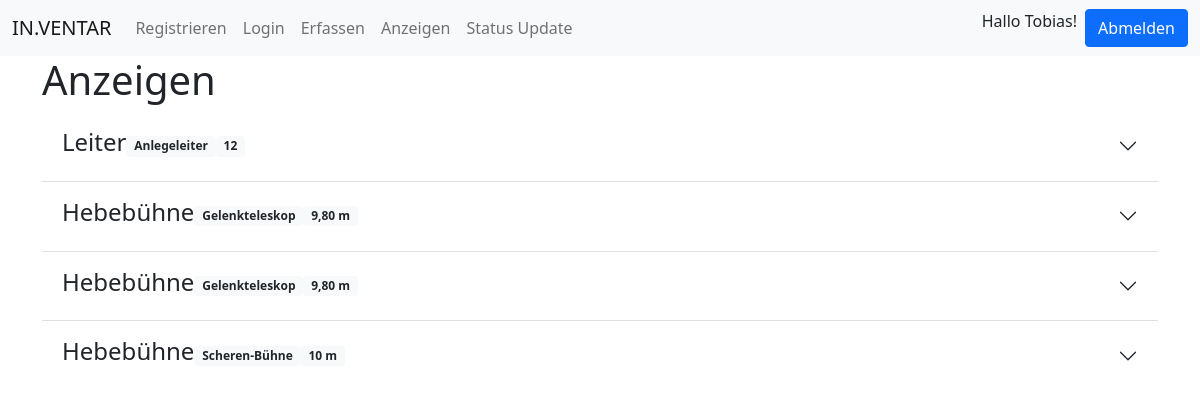
Screenshot of /anzeigen (signed in) with the database file from the repository.
### webtechnologie_app/models.py (models this page shows)
class Mitarbeiter(UserMixin, db.Model):
    id = db.Column(db.Integer, primary_key=True)  # primary keys are required by SQLAlchemy
    name = db.Column(db.String(100), unique=True)
    vorname = db.Column(db.String(100))
    passwort = db.Column(db.String(100))
    previligiert = db.Column(db.Integer())

### tables this page shows
CREATE TABLE inventar (
	id integer PRIMARY KEY AUTOINCREMENT,
	inventar_typ_id integer,
	feld_1 varchar,
	feld_2 varchar,
	feld_3 varchar,
	feld_4 varchar,
    erstellt TIMESTAMP NOT NULL DEFAULT CURRENT_TIMESTAMP
);

CREATE TABLE inventar_typ (
	id integer PRIMARY KEY AUTOINCREMENT,
	bezeichnung varchar,
	feld_1_bez varchar,
	feld_2_bez varchar,
	feld_3_bez varchar,
	feld_4_bez varchar,
	erstellt TIMESTAMP NOT NULL DEFAULT CURRENT_TIMESTAMP
);

CREATE TABLE inventar_status (
	id integer PRIMARY KEY AUTOINCREMENT,
	inventar_id integer,
	standort_halle_id integer,
	standort_feld varchar,
	standort_bemerkung varchar,
	mitarbeiter_id integer,
	erstellt TIMESTAMP NOT NULL DEFAULT CURRENT_TIMESTAMP
);

### webtechnologie_app/routes.py (the view)
@app.route('/anzeigen')
@login_required
def anzeigen():
    conn = get_db_connection()
    inventar = conn.execute('SELECT '
                            'inventar_typ.feld_1_bez, inventar_typ.feld_2_bez,inventar_typ.feld_3_bez, inventar_typ.feld_4_bez, inventar_typ.bezeichnung,'
                            'inventar.feld_1, inventar.feld_2, inventar.feld_3, inventar.feld_4, inventar.id,'
                            'mitarbeiter.vorname, mitarbeiter.name, '
                            'hallen.bezeichnung, '
                            'inventar_status.standort_feld, inventar_status.standort_bemerkung, inventar_status.erstellt AS status_erstellt '
                            'FROM inventar '
                            'LEFT JOIN inventar_typ on inventar.inventar_typ_id = inventar_typ.id '
                            'LEFT JOIN inventar_status on inventar_status.inventar_id = inventar.id '
                            'LEFT JOIN hallen on inventar_status.standort_halle_id = hallen.id '
                            'LEFT JOIN mitarbeiter on inventar_status.mitarbeiter_id = mitarbeiter.id').fetchall()
    conn.close()
    print(current_user.name)
    return render_template('anzeigen.html', inventar=inventar)

### webtechnologie_app/__init__.py (called while the page is built)
@login_manager.user_loader
def load_user(user_id):
    return Mitarbeiter.query.get(int(user_id))

### webtechnologie_app/routes.py (called while the page is built)
def get_db_connection():
    conn = sqlite3.connect('webtechnologie_app/database.db')
    conn.row_factory = sqlite3.Row
    return conn

### webtechnologie_app/templates/anzeigen.html (shortened to what this page needs)
{% extends 'base.html' %}
{% block content %}
    <h1>{% block title %} Anzeigen {% endblock %}</h1>
    <div class="accordion accordion-flush" id="accordionFlushExample">
        {% for objekt in inventar %}
            <div class="accordion-item">
                <h2 class="accordion-header" id="flush-heading{{ objekt['id'] }}">
                    <button class="accordion-button collapsed" type="button" data-bs-toggle="collapse"
                            data-bs-target="#flush-collapse{{ objekt['id'] }}" aria-expanded="false"
                            aria-controls="flush-collapse{{ objekt['id'] }}">
                        <h4>{{ objekt['bezeichnung'] }}</h4>
                        <span class="badge bg-light text-dark">{{ objekt['feld_1'] }}</span>
                        <span class="badge bg-light text-dark">{{ objekt['feld_2'] }}</span>
                    </button>
                </h2>
            </div>
        {% endfor %}
    </div>
{% endblock %}

### webtechnologie_app/templates/base.html (shortened to what this page needs)
<!DOCTYPE HTML PUBLIC "-//W3C//DTD HTML 4.01 Transitional//EN"
        "http://www.w3.org/TR/html4/loose.dtd">
<html>
<head>
    <link href="https://cdn.jsdelivr.net/npm/bootstrap@5.1.3/dist/css/bootstrap.min.css" rel="stylesheet"
>
</head>
<body>
<nav class="navbar navbar-expand-lg navbar-light bg-light">
    <div class="container-fluid">
        <a class="navbar-brand" href="{{ url_for('index') }}">IN.VENTAR</a>
        <div class="collapse navbar-collapse" id="navbarScroll">
            <ul class="navbar-nav me-auto my-2 my-lg-0 navbar-nav-scroll" style="--bs-scroll-height: 100px;">
                <li class="nav-item">
                    <a class="nav-link" href="{{ url_for('registrieren') }}">Registrieren</a>
                </li>
                <li class="nav-item">
                    <a class="nav-link" href="{{ url_for('login') }}">Login</a>
                </li>
                <li class="nav-item">
                    <a class="nav-link" href="{{ url_for('erfassen') }}">Erfassen</a>
                </li>
                <li class="nav-item">
                    <a class="nav-link" href="{{ url_for('anzeigen') }}">Anzeigen</a>
                </li>
                <li class="nav-item">
                    <a class="nav-link" href="{{ url_for('status_update') }}">Status Update</a>
                </li>
            </ul>
            <div class="d-grid gap-2 d-md-flex justify-content-md-end">
                {% if current_user.is_authenticated %}
                <h7>Hallo {{ current_user.vorname }}!    </h7>
                {% endif %}
                <a class="btn btn-primary" href="{{ url_for('logout') }}" role="button">
                    {% if current_user.is_authenticated %}
                        Abmelden
                    {% else %}
                        Login
                    {% endif %}
                </a>
            </div>
        </div>
    </div>
</nav>
<div class="container">
    {% block content %} {% endblock %}
</div>
</body>
</html>

### rows the page displays
Mitarbeiter: vorname "Tobias"
inventar: bezeichnung "Leiter", feld_1 "Anlegeleiter", feld_2 "12"
inventar_status: bezeichnung "Hebebühne", feld_1 "Gelenkteleskop", feld_2 "9,80 m"
inventar_status: bezeichnung "Hebebühne", feld_1 "Gelenkteleskop", feld_2 "9,80 m"
inventar: bezeichnung "Hebebühne", feld_1 "Scheren-Bühne", feld_2 "10 m"
